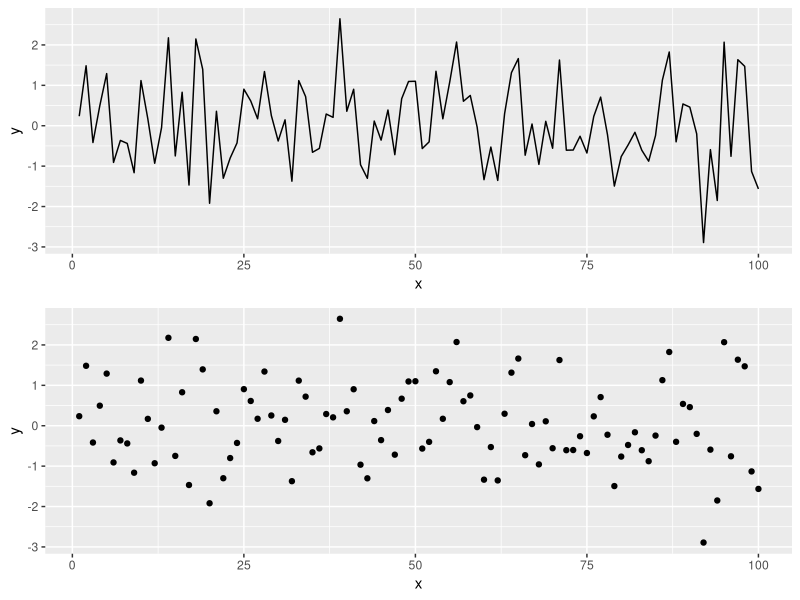

Write the R code that produced this figure.
## ---- chunk 1
knitr::opts_chunk$set(
  fig.width = 6,        # Width of figures in inches
  fig.height = 4,       # Height of figures in inches
  fig.align = "center"  # Alignment of figures (center, left, or right)
)

## ---- chunk 2
library(tidyverse)
library(gridExtra)
## ---- chunk 3
# Simulating data according to a normal distribution

x <- seq(1:100)
y <- rnorm(100)  # Generating data form a normal distribution with mean 0 and variance  1

data <- data.frame(x = x, y = y )    # Creating a data frame

p1 <- ggplot(data, aes(x = x, y = y)) +
   geom_line()

p2 <- ggplot(data, aes(x = x, y = y)) +
   geom_point()

grid.arrange(p1, p2)
